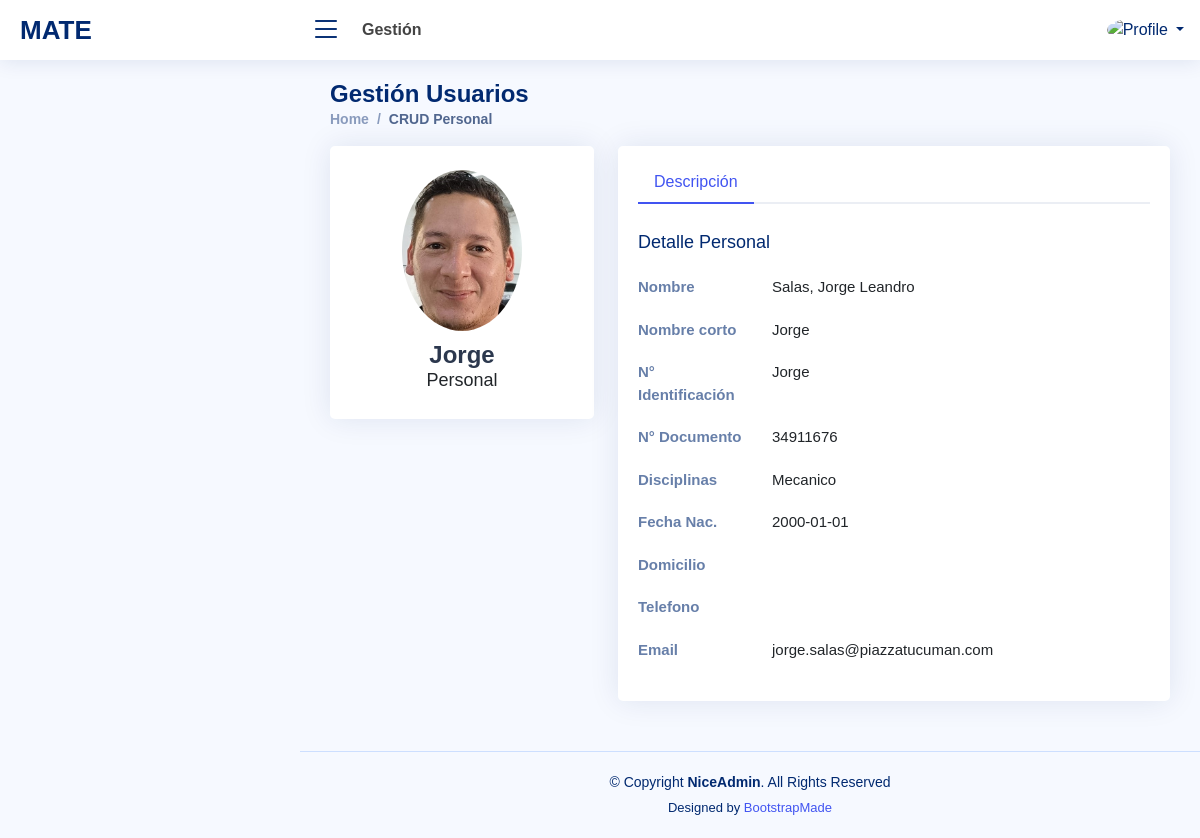
/crudpersonal.php?idpersona=197&accion=M (signed in), run on an earlier commit of the app's database.
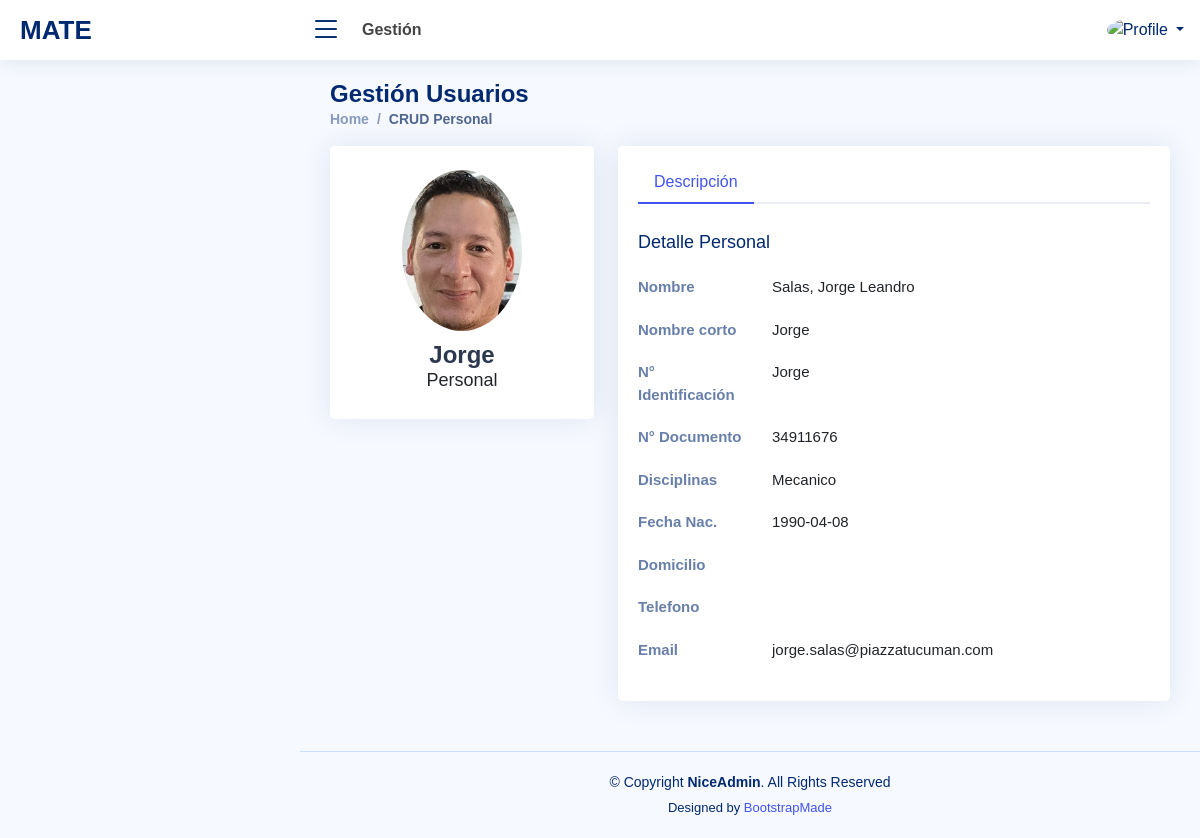
And on a later commit of the database.
### tables this page shows
CREATE TABLE `personasvsdisciplinas` (
  `idpersonavsdisciplina` int(11) NOT NULL AUTO_INCREMENT,
  `idpersona` int(11) DEFAULT NULL,
  `iddisciplina` int(11) DEFAULT NULL,
  `accion` varchar(1) DEFAULT NULL,
  `idempleadoaccion` int(11) DEFAULT NULL,
  `fechaaccion` datetime DEFAULT NULL,
  PRIMARY KEY (`idpersonavsdisciplina`)
);

CREATE TABLE `personas` (
  `idpersona` int(11) NOT NULL AUTO_INCREMENT,
  `apellido` varchar(30) DEFAULT NULL,
  `nombre` varchar(30) DEFAULT NULL,
  `nombrecortousu` varchar(15) DEFAULT NULL,
  `dni` varchar(20) DEFAULT NULL,
  `nrosocio` varchar(20) DEFAULT NULL,
  `domicilio` varchar(60) DEFAULT NULL,
  `fnacimiento` date DEFAULT NULL,
  `idtipopersona` int(11) DEFAULT NULL,
  `emailusuario` varchar(60) DEFAULT NULL,
  `pass` varchar(255) DEFAULT NULL,
  `urlfoto` varchar(100) DEFAULT 'user.png',
  `tel` varchar(20) DEFAULT NULL,
  `idoficina` int(11) DEFAULT NULL,
  `aptoingreso` varchar(1) DEFAULT 'N',
  `finiapto` date DEFAULT NULL,
  `ffinapto` date DEFAULT NULL,
  `accion` varchar(1) DEFAULT NULL,
  `idempleadoaccion` int(11) DEFAULT NULL,
  `fechaaccion` datetime DEFAULT NULL,
  PRIMARY KEY (`idpersona`)
);

CREATE TABLE `disciplinas` (
  `iddisciplina` int(11) NOT NULL AUTO_INCREMENT,
  `disciplina` varchar(30) DEFAULT NULL,
  `observacion` varchar(100) DEFAULT NULL,
  `accion` varchar(1) DEFAULT NULL,
  `idempleadoaccion` int(11) DEFAULT NULL,
  `fechaaccion` datetime DEFAULT NULL,
  PRIMARY KEY (`iddisciplina`)
);

### crudpersonal.php (the view, shortened to what this page needs)
<!DOCTYPE html>
<html lang="en">
<head>
  <link href="assets/font/Open_Sans.css" rel="stylesheet">
  <link href="assets/vendor/bootstrap/css/bootstrap.min.css" rel="stylesheet">
  <link href="assets/vendor/bootstrap-icons/bootstrap-icons.css" rel="stylesheet">
  <link href="assets/vendor/boxicons/css/boxicons.min.css" rel="stylesheet">
  <link href="assets/vendor/quill/quill.snow.css" rel="stylesheet">
  <link href="assets/vendor/quill/quill.bubble.css" rel="stylesheet">
  <link href="assets/vendor/remixicon/remixicon.css" rel="stylesheet">
  <link href="assets/vendor/simple-datatables/style.css" rel="stylesheet">
  <link href="assets/css/style.css" rel="stylesheet">
</head>
<body>
<?php
  if (isset($_SESSION['id']))
  {
    $tipousu=$_SESSION['tipo'];
    $foto=$_SESSION['foto'];
    $nombrecorto=$_SESSION['nombrecorto'];
    $txtfoto="";
    $txtapellido="";
    $txtnombre="";
    $txtnombcorto="";
    $txtnumsocio="";
    $txtdni="";
    $txtfnac="";
    $txtdire="";
    $txttel="";
    $txtemail="";
    $lsact="";
    if (isset($_GET['idpersona']))
    {
       $idsocio=$_GET["idpersona"];
       $accion=$_GET["accion"];
      if ($accion=="OKELI")
      {
          $sql = "SELECT a.`urlfoto`,a.`nombrecortousu`,a.`apellido`,a.`nombre`,a.`nrosocio`,a.`dni`,a.`fnacimiento`,a.`domicilio`,a.`tel`,a.`emailusuario`,a.`pass`,b.`iddisciplina`,c.`disciplina`,a.aptoingreso,a.finiapto,a.ffinapto
                  FROM personas a INNER JOIN personasvsdisciplinas b ON (a.`idpersona`=b.`idpersona` AND b.accion='B')
                                  INNER JOIN disciplinas c ON (b.`iddisciplina`=c.`iddisciplina` AND c.`accion`!='B')
                  WHERE a.`accion`='B' AND a.idpersona=". $idsocio;
          $accion="OK";
      }
      else
      {
          $sql = "SELECT a.`urlfoto`,a.`nombrecortousu`,a.`apellido`,a.`nombre`,a.`nrosocio`,a.`dni`,a.`fnacimiento`,a.`domicilio`,a.`tel`,a.`emailusuario`,a.`pass`,b.`iddisciplina`,c.`disciplina`,a.aptoingreso,a.finiapto,a.ffinapto
                  FROM personas a INNER JOIN personasvsdisciplinas b ON (a.`idpersona`=b.`idpersona` AND b.accion!='B')
                                  INNER JOIN disciplinas c ON (b.`iddisciplina`=c.`iddisciplina` AND c.`accion`!='B')
                  WHERE a.`accion`!='B' AND a.idpersona=". $idsocio;
      }
      $con=conectar();
      $result = $con->query($sql);
      if (!$result)
      {
        die('Invalid query: ' . $mysqli->error);
      }
      else
      {
        while($row = mysqli_fetch_array($result))
        {
          $txtfoto=$row['urlfoto'];
          $txtnombcorto=$row["nombrecortousu"];
          $txtapellido=$row["apellido"];
          $txtnombre=$row["nombre"];
          $txtnumsocio=$row["nrosocio"];
          $txtdni=$row["dni"];
          $txtfnac=$row["fnacimiento"];
          $txtdire=$row["domicilio"];
          $txttel=$row["tel"];
          $txtemail=$row["emailusuario"];
          if (strlen($lsact)<=0) $lsact=$row["disciplina"];
          else $lsact=$lsact ." / ". $row["disciplina"];
        }
      }
    }
  }
  else
  {
    echo "<script> window.location.href='index.html'</script>";
  }
?>
  <header id="header" class="header fixed-top d-flex align-items-center">
    <div class="d-flex align-items-center justify-content-between">
      <a href="index.html" class="logo d-flex align-items-center">
        <span class="d-none d-lg-block"><?php echo $_SESSION['nombreapp']; ?></span>
      </a>
      <i class="bi bi-list toggle-sidebar-btn"></i>
    </div>
    <div class="search-bar">
      <strong>Gestión</strong>
    </div>
    <nav class="header-nav ms-auto">
      <ul class="d-flex align-items-center">
        <li class="nav-item dropdown pe-3">
          <a class="nav-link nav-profile d-flex align-items-center pe-0" href="#" data-bs-toggle="dropdown">
          <img src="assets/img/<?php echo $foto; ?>" alt="Profile" class="rounded-circle">
          <span class="d-none d-md-block dropdown-toggle ps-2"><?php echo $nombrecorto; ?></span>
          </a>
        </li>
      </ul>
    </nav>
  </header>
  <main id="main" class="main">
    <div class="pagetitle">
      <h1>Gestión Usuarios</h1>
      <nav>
        <ol class="breadcrumb">
          <li class="breadcrumb-item">
          <?php
            if (($tipousu=="Administración")||($tipousu=="Gerente")) echo "<a href='home.php'>Home</a>";
            else
            {
              echo "<a href='atenderordenes.php?ver=P'>Home</a>";
            }
          ?>
          </li>
          <li class="breadcrumb-item active">CRUD Personal</li>
        </ol>
      </nav>
    </div>
    <section class="section profile">
      <div class="row">
        <div class="col-xl-4">
          <div class="card">
            <div class="card-body profile-card pt-4 d-flex flex-column align-items-center">
              <span id="img1">
                <img src="assets/img/<?php echo $txtfoto; ?>" alt="Profile" class="rounded-circle">
              </span>
              <h2><?php echo $txtnombcorto; ?></h2>
              <h3>Personal</h3>
            </div>
          </div>
        </div>
        <div class="col-xl-8">
          <div class="card">
            <div class="card-body pt-3">
              <ul class="nav nav-tabs nav-tabs-bordered">
                <li class="nav-item">
                  <button class="nav-link active" data-bs-toggle="tab" data-bs-target="#profile-overview">Descripción</button>
                </li>
              </ul>
              <div class="tab-content pt-2">
                <div class="tab-pane fade show active profile-overview" id="profile-overview">
                  <h5 class="card-title">Detalle Personal</h5>
                  <div class="row">
                    <div class="col-lg-3 col-md-4 label ">Nombre</div>
                    <div class="col-lg-9 col-md-8"><?php echo $txtapellido .", ". $txtnombre; ?></div>
                  </div>
                  <div class="row">
                    <div class="col-lg-3 col-md-4 label ">Nombre corto</div>
                    <div class="col-lg-9 col-md-8"><?php echo $txtnombcorto; ?></div>
                  </div>
                  <div class="row">
                    <div class="col-lg-3 col-md-4 label">N° Identificación</div>
                    <div class="col-lg-9 col-md-8"><?php echo $txtnumsocio; ?></div>
                  </div>
                  <div class="row">
                    <div class="col-lg-3 col-md-4 label">N° Documento</div>
                    <div class="col-lg-9 col-md-8"><?php echo $txtdni; ?></div>
                  </div>
                  <div class="row">
                    <div class="col-lg-3 col-md-4 label">Disciplinas</div>
                    <div class="col-lg-9 col-md-8"><?php echo $lsact; ?></div>
                  </div>
                  <div class="row">
                    <div class="col-lg-3 col-md-4 label">Fecha Nac.</div>
                    <div class="col-lg-9 col-md-8"><?php echo $txtfnac; ?></div>
                  </div>
                  <div class="row">
                    <div class="col-lg-3 col-md-4 label">Domicilio</div>
                    <div class="col-lg-9 col-md-8"><?php echo $txtdire; ?></div>
                  </div>
                  <div class="row">
                    <div class="col-lg-3 col-md-4 label">Telefono</div>
                    <div class="col-lg-9 col-md-8"><?php echo $txttel; ?></div>
                  </div>
                  <div class="row">
                    <div class="col-lg-3 col-md-4 label">Email</div>
                    <div class="col-lg-9 col-md-8"><?php echo $txtemail; ?></div>
                  </div>
                </div>
              </div>
            </div>
          </div>
        </div>
      </div>
    </section>
  </main>
  <footer id="footer" class="footer">
    <div class="copyright">
      &copy; Copyright <strong><span>NiceAdmin</span></strong>. All Rights Reserved
    </div>
    <div class="credits">
      Designed by <a href="https://bootstrapmade.com/">BootstrapMade</a>
    </div>
  </footer>
</body>
</html>

### assets/css/style.css (style rules this page uses)
:root { scroll-behavior: smooth; }
body { font-family: "Open Sans", sans-serif; background: #f6f9ff; color: #444444; }
a { color: #4154f1; text-decoration: none; }
h1, h2, h3, h4, h5, h6 { font-family: "Nunito", sans-serif; }
#main { margin-top: 60px; padding: 20px 30px; transition: all 0.3s; }
.pagetitle { margin-bottom: 10px; }
.pagetitle h1 { font-size: 24px; margin-bottom: 0; font-weight: 600; color: #012970; }
.card { margin-bottom: 30px; border: none; border-radius: 5px; box-shadow: 0px 0 30px rgba(1, 41, 112, 0.1); }
.card-title { padding: 20px 0 15px 0; font-size: 18px; font-weight: 500; color: #012970; font-family: "Poppins", sans-serif; }
.card-body { padding: 0 20px 20px 20px; }
.breadcrumb { font-size: 14px; font-family: "Nunito", sans-serif; color: #899bbd; font-weight: 600; }
.breadcrumb a { color: #899bbd; transition: 0.3s; }
.breadcrumb .breadcrumb-item::before { color: #899bbd; }
.breadcrumb .active { color: #51678f; font-weight: 600; }
.nav-tabs-bordered { border-bottom: 2px solid #ebeef4; }
.nav-tabs-bordered .nav-link { margin-bottom: -2px; border: none; color: #2c384e; }
.nav-tabs-bordered .nav-link.active { background-color: #fff; color: #4154f1; border-bottom: 2px solid #4154f1; }
.logo { line-height: 1; }
@media (min-width: 1200px) { .logo { width: 280px; } }
.logo span { font-size: 26px; font-weight: 700; color: #012970; font-family: "Nunito", sans-serif; }
.header { transition: all 0.5s; z-index: 997; height: 60px; box-shadow: 0px 2px 20px rgba(1, 41, 112, 0.1); background-color: #fff; padding-left: 20px; }
.header .toggle-sidebar-btn { font-size: 32px; padding-left: 10px; cursor: pointer; color: #012970; }
.header .search-bar { min-width: 360px; padding: 0 20px; }
.header-nav ul { list-style: none; }
.header-nav>ul { margin: 0; padding: 0; }
.header-nav .nav-profile { color: #012970; }
.header-nav .nav-profile img { max-height: 36px; }
.header-nav .nav-profile span { font-size: 14px; font-weight: 600; }
@media (min-width: 1200px) { #main, #footer { margin-left: 300px; } }
.profile .profile-card img { max-width: 120px; }
.profile .profile-card h2 { font-size: 24px; font-weight: 700; color: #2c384e; margin: 10px 0 0 0; }
.profile .profile-card h3 { font-size: 18px; }
.profile .profile-overview .row { margin-bottom: 20px; font-size: 15px; }
.profile .profile-overview .card-title { color: #012970; }
.profile .profile-overview .label { font-weight: 600; color: rgba(1, 41, 112, 0.6); }
.footer { padding: 20px 0; font-size: 14px; transition: all 0.3s; border-top: 1px solid #cddfff; }
.footer .copyright { text-align: center; color: #012970; }
.footer .credits { padding-top: 5px; text-align: center; font-size: 13px; color: #012970; }

What changed in the data, as far as the page shows it:
changed through a linked row, personasvsdisciplinas "Jorge": idpersona.fnacimiento "2000-01-01" → "1990-04-08"
